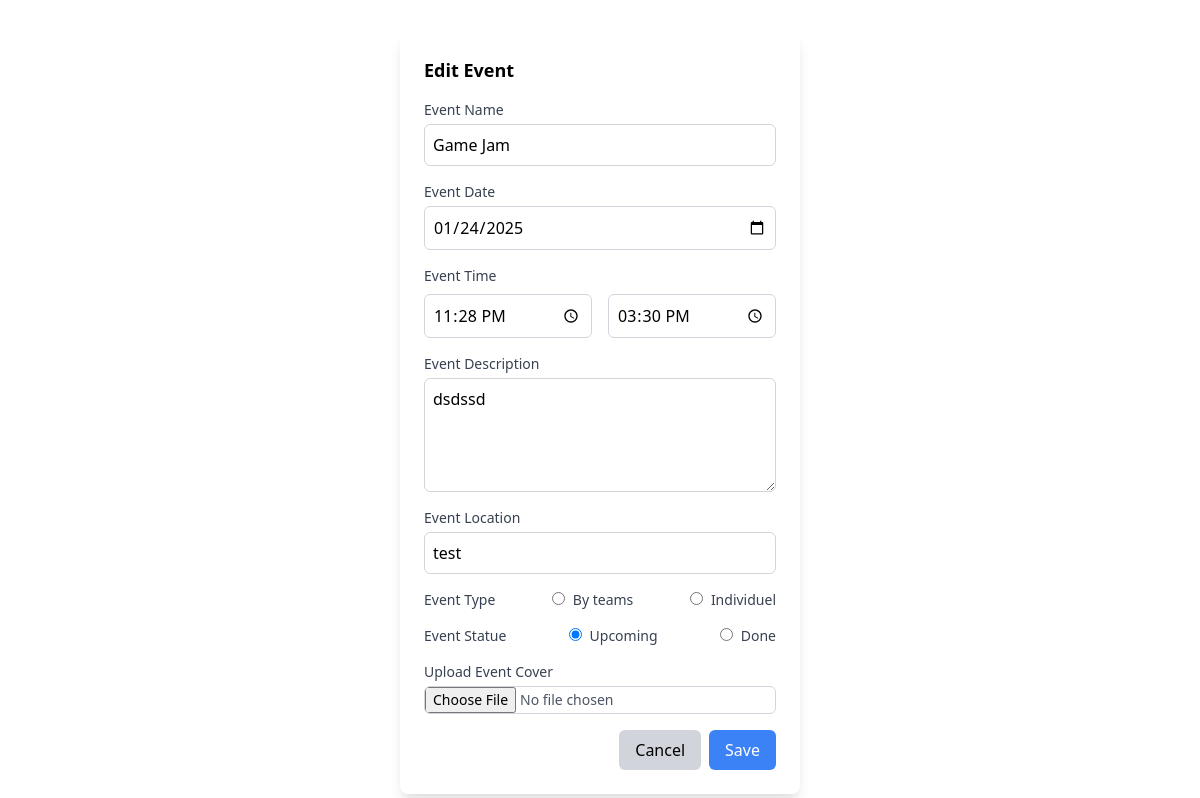
/daskboard/editEvent.php, run on the app's committed database.
### tables this page shows
CREATE TABLE `evenements` (
  `IDevent` int(11) NOT NULL,
  `Nom` varchar(20) NOT NULL,
  `Description` varchar(1000) NOT NULL,
  `Location` varchar(100) NOT NULL,
  `Date` date NOT NULL,
  `startTime` time NOT NULL,
  `endTime` time NOT NULL,
  `eventType` varchar(20) NOT NULL,
  `Status` varchar(20) NOT NULL,
  `eventImage` varchar(20) NOT NULL,
  `trash` float NOT NULL,
  `Googlemaps` text NOT NULL,
  `gallery` varchar(250) NOT NULL
);

### daskboard/editEvent.php (the view, shortened to what this page needs)
<!DOCTYPE html>
<html lang="en">
<head>
    <link href="https://cdnjs.cloudflare.com/ajax/libs/tailwindcss/2.2.19/tailwind.min.css" rel="stylesheet">
</head>
<body>
    <?php
    include "conn.php";
    $eventID = $_GET["eventID"];
    $req = "select * from evenements where IDevent = '$eventID'";
    $res = mysqli_query($conn, $req);
    if($row = mysqli_fetch_assoc($res)) {
        $eventName = $row['Nom'];
        $eventDate = $row['Date'];
        $eventStartTime = $row['startTime'];
        $eventEndTime = $row['endTime'];
        $eventDescription = $row['Description'];
        $eventLocation = $row['Location'];
    }
    ?>
    <div id="editModalBackdrop"
                    class=" my-8 w-100 inset-0 flex items-center justify-center">
                    <div class="bg-white rounded-lg shadow-lg w-1/3 p-6">
                        <h2 class="text-lg font-semibold mb-4">Edit Event</h2>
                        <form id="eventForm" action="editEventAction.php?eventID=<?php echo($eventID) ?>" enctype="multipart/form-data"  method="post">
                            <div class="mb-4">
                                <label for="eventName" class="block text-sm font-medium text-gray-700">Event
                                    Name</label>
                                <input type="text" id="editEventName" name="eventName" value="<?php echo($eventName) ?>"
                                    class="mt-1 p-2 block w-full border border-gray-300 rounded-md focus:ring-blue-500 focus:border-blue-500"
                                    required>
                            </div>
                            <div class="mb-4">
                                <label for="eventDate" class="block text-sm font-medium text-gray-700">Event
                                    Date</label>
                                <input type="date" id="editEventDate" name="eventDate" value="<?php echo($eventDate) ?>"
                                    class="mt-1 p-2 block w-full border border-gray-300 rounded-md focus:ring-blue-500 focus:border-blue-500"
                                    required>
                            </div>
                            <div class="mb-4">
                                <label class="block text-sm font-medium text-gray-700">Event Time</label>
                                <div class="flex gap-4 mt-2">
                                    <div class="w-1/2">
                                        <input type="time" id="editStartTime" name="startTime" value="<?php echo($eventStartTime) ?>"
                                            class="p-2 border border-gray-300 rounded-md w-full focus:ring-blue-500 focus:border-blue-500"
                                            required>
                                    </div>
                                    <div class="w-1/2">
                                        <input type="time" id="editEndTime" name="endTime" value="<?php echo($eventEndTime) ?>"
                                            class="p-2 border border-gray-300 rounded-md w-full focus:ring-blue-500 focus:border-blue-500"
                                            required>
                                    </div>
                                </div>
                            </div>
                            <div class="mb-4">
                                <label for="eventDescription" class="block text-sm font-medium text-gray-700">Event
                                    Description</label>
                                <textarea id="editEventDescription" name="eventDescription" rows="4"
                                    class="mt-1 p-2 block w-full border border-gray-300 rounded-md focus:ring-blue-500 focus:border-blue-500"
                                    required><?php echo($eventDescription) ?></textarea>
                            </div>
                            <div class="mb-4">
                                <label for="eventPlace" class="block text-sm font-medium text-gray-700">Event
                                    Location</label>
                                <input type="text" id="editEventPlace" name="eventPlace" value="<?php echo($eventLocation) ?>"
                                    class="mt-1 p-2 block w-full border border-gray-300 rounded-md focus:ring-blue-500 focus:border-blue-500"
                                    required>
                            </div>
                            <div class="mb-4 flex justify-between">
                                <label for="eventPlace" class="block text-sm font-medium text-gray-700">Event
                                    Type</label>
                                <label class="text-sm font-medium text-gray-700"><input type="radio" class="mr-2"
                                        name="eventType" id="type" value="Teams">By teams</label>
                                <label class=" text-sm font-medium text-gray-700" for=""><input type="radio"
                                        class="mr-2" name="eventType" id="type" value="Solo">Individuel</label>
                            </div>
                            <div class="mb-4 flex justify-between">
                                <label for="eventPlace" class="block text-sm font-medium text-gray-700">Event
                                    Statue</label>
                                <label class="text-sm font-medium text-gray-700"><input type="radio" class="mr-2"
                                        name="eventStatue" id="type" value="Upcoming" checked>Upcoming</label>
                                <label class=" text-sm font-medium text-gray-700" for=""><input type="radio"
                                        class="mr-2" name="eventStatue" id="type" value="Done" >Done</label>
                            </div>
                            <div class="mb-4">
                                <label for="eventImage" class="block text-sm font-medium text-gray-700">Upload Event
                                    Cover</label>
                                <input type="file" id="eventImage" name="eventImage" accept="image/*"
                                    class="mt-1 block w-full text-sm text-gray-600 border border-gray-300 rounded-md focus:ring-blue-500 focus:border-blue-500">
                            </div>
                            <div class="flex justify-end">
                                <button type="button"
                                    class="px-4 py-2 mr-2 bg-gray-300 rounded-md hover:bg-gray-400 focus:outline-none">
                                    Cancel
                                </button>
                                <button type="submit"
                                    class="px-4 py-2 bg-blue-500 text-white rounded-md hover:bg-blue-600 focus:outline-none">
                                    Save
                                </button>
                            </div>
                        </form>
                    </div>
                </div>
</body>
</html>

### data on the page
evenements: eventName "Game Jam", eventDate "01/24/2025", startTime "23:28:00", endTime "15:30:00", eventDescription "dsdssd", eventPlace "test"
